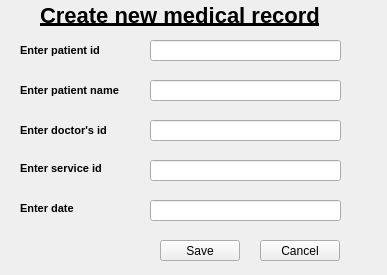
<?xml version="1.0" encoding="UTF-8"?>
<ui version="4.0">
 <class>Form</class>
 <widget class="QWidget" name="Form">
  <property name="geometry">
   <rect>
    <x>0</x>
    <y>0</y>
    <width>387</width>
    <height>275</height>
   </rect>
  </property>
  <property name="windowTitle">
   <string>Create new medical record</string>
  </property>
  <widget class="QPushButton" name="pushButton">
   <property name="geometry">
    <rect>
     <x>260</x>
     <y>240</y>
     <width>80</width>
     <height>21</height>
    </rect>
   </property>
   <property name="text">
    <string>Cancel</string>
   </property>
  </widget>
  <widget class="QPushButton" name="pushButton_2">
   <property name="geometry">
    <rect>
     <x>160</x>
     <y>240</y>
     <width>80</width>
     <height>21</height>
    </rect>
   </property>
   <property name="text">
    <string>Save</string>
   </property>
  </widget>
  <widget class="QLineEdit" name="lineEdit">
   <property name="geometry">
    <rect>
     <x>150</x>
     <y>40</y>
     <width>191</width>
     <height>21</height>
    </rect>
   </property>
  </widget>
  <widget class="QLineEdit" name="lineEdit_2">
   <property name="geometry">
    <rect>
     <x>150</x>
     <y>80</y>
     <width>191</width>
     <height>21</height>
    </rect>
   </property>
  </widget>
  <widget class="QLabel" name="label">
   <property name="geometry">
    <rect>
     <x>20</x>
     <y>120</y>
     <width>91</width>
     <height>20</height>
    </rect>
   </property>
   <property name="font">
    <font>
     <pointsize>8</pointsize>
     <weight>75</weight>
     <bold>true</bold>
    </font>
   </property>
   <property name="text">
    <string>Enter doctor's id</string>
   </property>
  </widget>
  <widget class="QLabel" name="label_2">
   <property name="geometry">
    <rect>
     <x>20</x>
     <y>160</y>
     <width>91</width>
     <height>16</height>
    </rect>
   </property>
   <property name="font">
    <font>
     <pointsize>8</pointsize>
     <weight>75</weight>
     <bold>true</bold>
    </font>
   </property>
   <property name="text">
    <string>Enter service id</string>
   </property>
  </widget>
  <widget class="QLabel" name="label_3">
   <property name="geometry">
    <rect>
     <x>20</x>
     <y>40</y>
     <width>91</width>
     <height>20</height>
    </rect>
   </property>
   <property name="font">
    <font>
     <pointsize>8</pointsize>
     <weight>75</weight>
     <bold>true</bold>
    </font>
   </property>
   <property name="text">
    <string>Enter patient id</string>
   </property>
  </widget>
  <widget class="QLabel" name="label_4">
   <property name="geometry">
    <rect>
     <x>20</x>
     <y>80</y>
     <width>111</width>
     <height>20</height>
    </rect>
   </property>
   <property name="font">
    <font>
     <pointsize>8</pointsize>
     <weight>75</weight>
     <bold>true</bold>
    </font>
   </property>
   <property name="text">
    <string>Enter patient name</string>
   </property>
  </widget>
  <widget class="QLineEdit" name="lineEdit_3">
   <property name="geometry">
    <rect>
     <x>150</x>
     <y>120</y>
     <width>191</width>
     <height>21</height>
    </rect>
   </property>
  </widget>
  <widget class="QLineEdit" name="lineEdit_4">
   <property name="geometry">
    <rect>
     <x>150</x>
     <y>160</y>
     <width>191</width>
     <height>21</height>
    </rect>
   </property>
  </widget>
  <widget class="QLabel" name="label_5">
   <property name="geometry">
    <rect>
     <x>40</x>
     <y>0</y>
     <width>311</width>
     <height>31</height>
    </rect>
   </property>
   <property name="font">
    <font>
     <pointsize>14</pointsize>
     <weight>50</weight>
     <bold>false</bold>
     <underline>true</underline>
    </font>
   </property>
   <property name="text">
    <string>&lt;h3&gt;Create new medical record&lt;/h3&gt;</string>
   </property>
  </widget>
  <widget class="QLabel" name="label_6">
   <property name="geometry">
    <rect>
     <x>20</x>
     <y>200</y>
     <width>91</width>
     <height>16</height>
    </rect>
   </property>
   <property name="font">
    <font>
     <pointsize>8</pointsize>
     <weight>75</weight>
     <bold>true</bold>
    </font>
   </property>
   <property name="text">
    <string>Enter date</string>
   </property>
  </widget>
  <widget class="QLineEdit" name="lineEdit_5">
   <property name="geometry">
    <rect>
     <x>150</x>
     <y>200</y>
     <width>191</width>
     <height>21</height>
    </rect>
   </property>
  </widget>
 </widget>
 <resources/>
 <connections/>
</ui>
